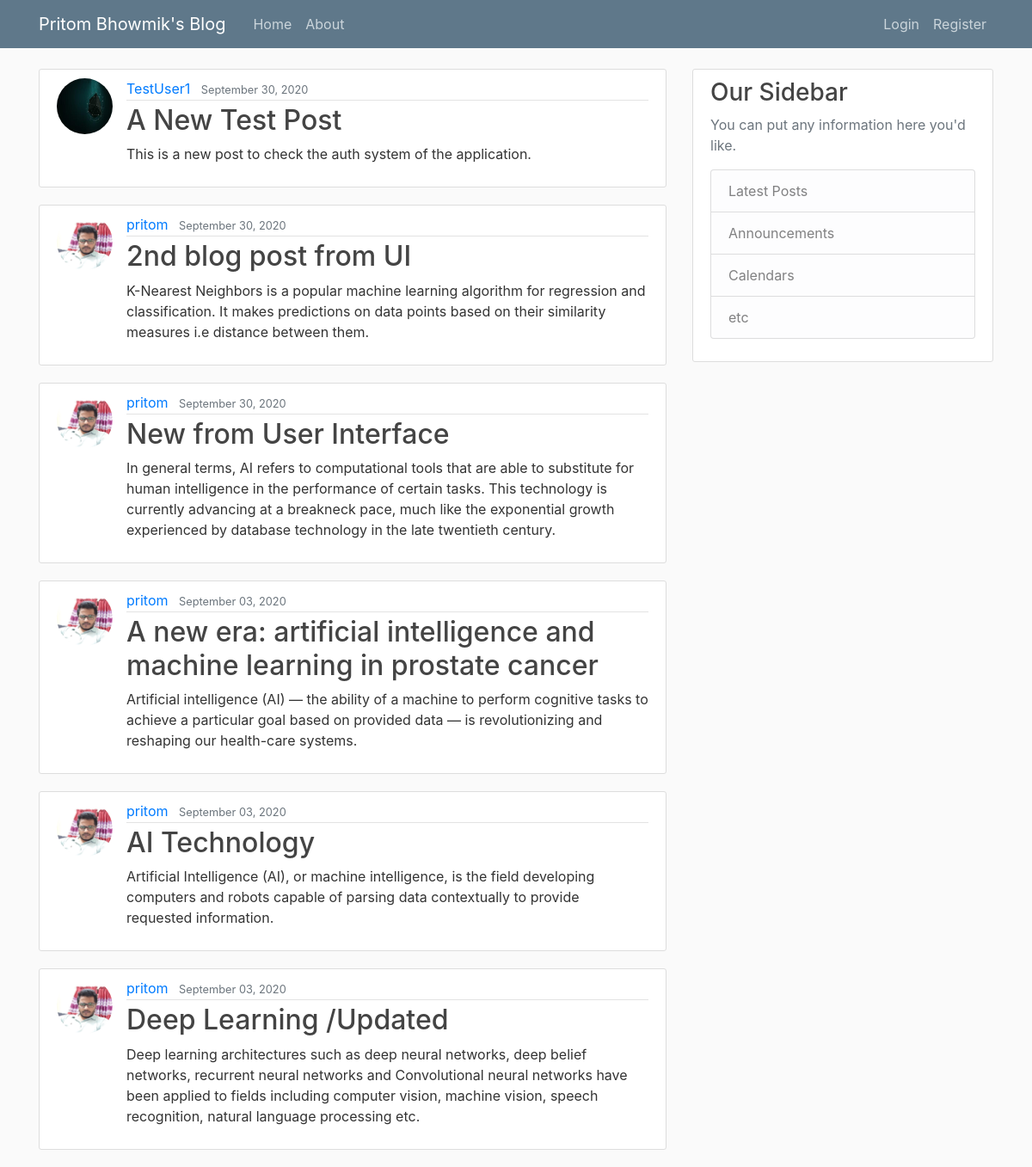
Before: / with the older database file.
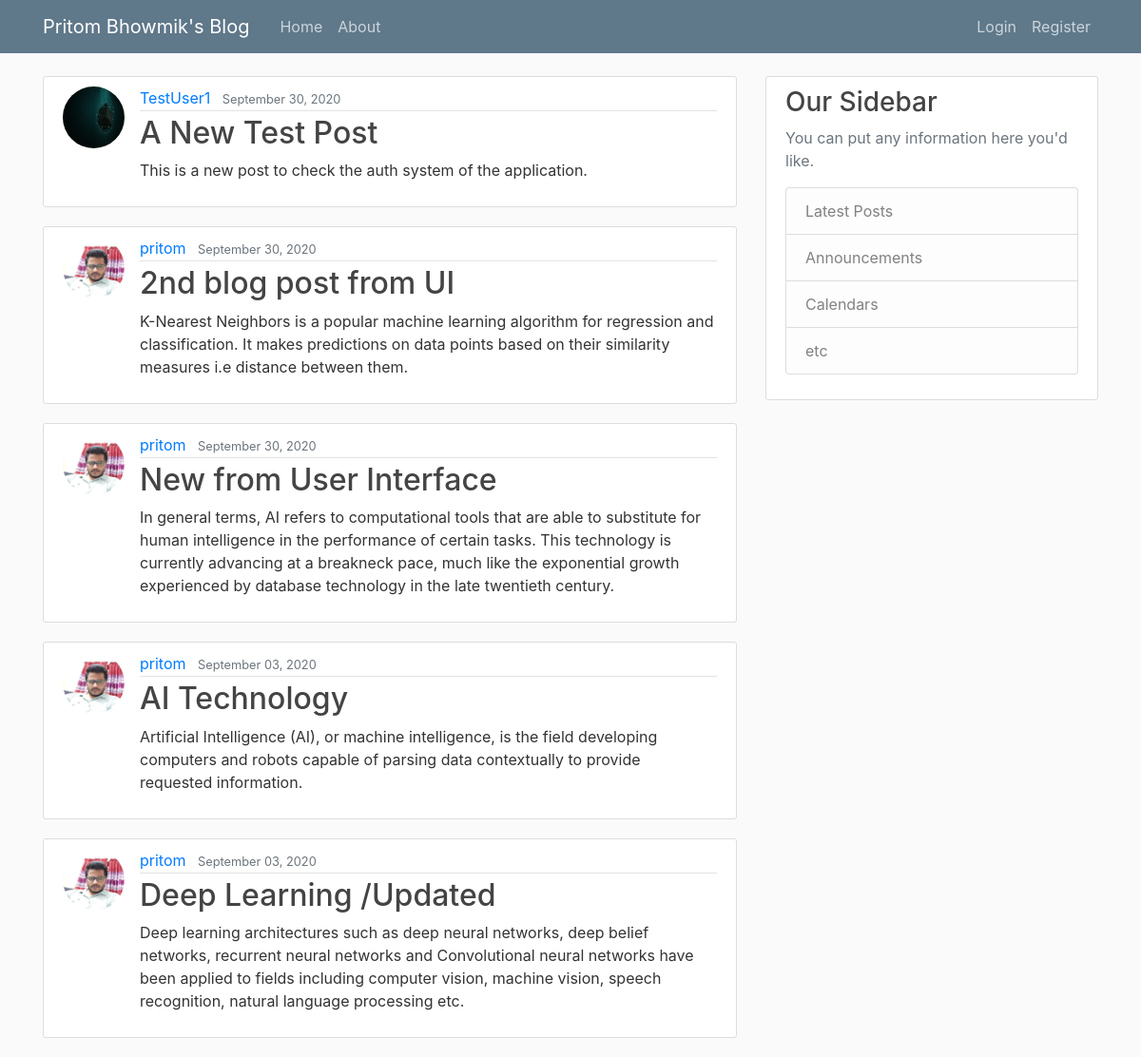
After: the same page with the newer database file.
### blog/models.py (models this page shows, shortened)
class Post(models.Model):
    title = models.CharField(max_length=100)
    content = models.TextField()
    date_posted = models.DateTimeField(default=timezone.now)
    author = models.ForeignKey(User, on_delete=models.CASCADE)

### users/models.py (models this page shows, shortened)
class Profile(models.Model):
    user = models.OneToOneField(User, on_delete=models.CASCADE)
    image = models.ImageField(default='default.jpg', upload_to='profile_pics')

### blog/views.py (the view)
# urls.py: path('', PostListView.as_view(), name='blog-home'),
class PostListView(ListView):
    model = Post
    template_name = 'blog/home.html'  # <app>/<model>_<viewtype>.html
    context_object_name = 'posts'
    ordering = ['-date_posted']

### blog/templates/blog/home.html
{% extends "blog/base.html" %} {% block content %} {% for post in posts %}
<article class="media content-section">
  <img
    class="rounded-circle article-img"
    src="{{ post.author.profile.image.url }} "
  />
  <div class="media-body">
    <div class="article-metadata">
      <a class="mr-2" href="#">{{ post.author }}</a>
      <small class="text-muted">{{ post.date_posted |date:"F d, Y" }}</small>
    </div>
    <h2>
      <a class="article-title" href="{% url 'post-detail' post.id %}">
        {{ post.title }}</a
      >
    </h2>
    <p class="article-content">{{ post.content }}</p>
  </div>
</article>
{% endfor %} {% endblock content %}

### blog/templates/blog/base.html (shortened to what this page needs)
{% load static %}
<!DOCTYPE html>
<html lang="en">
  <head>
    <link rel="stylesheet" href="https://stackpath.bootstrapcdn.com/bootstrap/4.5.2/css/bootstrap.min.css">
    <link rel="stylesheet" type="text/css" href="{% static 'blog/main.css' %}">
  </head>
  <body>
    <header class="site-header">
        <nav class="navbar navbar-expand-md navbar-dark bg-steel fixed-top">
          <div class="container">
            <a class="navbar-brand mr-4" href="{% url 'blog-home' %}">Pritom Bhowmik's Blog</a>
            <div class="collapse navbar-collapse" id="navbarToggle">
              <div class="navbar-nav mr-auto">
                <a class="nav-item nav-link" href="{% url 'blog-home' %}">Home</a>
                <a class="nav-item nav-link" href="{% url 'blog-about' %}">About</a>
              </div>
              <div class="navbar-nav">
                {% if user.is_authenticated %}
                <a class="nav-item nav-link" href="{% url 'profile' %}">Profile</a>
                <a class="nav-item nav-link" href="{% url 'logout' %}">Logout</a>
                {% else %}
                <a class="nav-item nav-link" href="{% url 'login' %}">Login</a>
                <a class="nav-item nav-link" href="{% url 'register' %}">Register</a>
                {% endif %}
              </div>
            </div>
          </div>
        </nav>
      </header>
      <main role="main" class="container">
        <div class="row">
          <div class="col-md-8">
            {% block content %}{% endblock %}
          </div>
          <div class="col-md-4">
            <div class="content-section">
              <h3>Our Sidebar</h3>
              <p class='text-muted'>You can put any information here you'd like.
                <ul class="list-group">
                  <li class="list-group-item list-group-item-light">Latest Posts</li>
                  <li class="list-group-item list-group-item-light">Announcements</li>
                  <li class="list-group-item list-group-item-light">Calendars</li>
                  <li class="list-group-item list-group-item-light">etc</li>
                </ul>
              </p>
            </div>
          </div>
        </div>
      </main>
  </body>
</html>

### blog/static/blog/main.css (style rules this page uses)
body { background: #fafafa; color: #333333; margin-top: 5rem; }
h1, h2, h3, h4, h5, h6 { color: #444444; }
ul { margin: 0; }
.bg-steel { background-color: #5f788a; }
.site-header .navbar-nav .nav-link { color: #cbd5db; }
.content-section { background: #ffffff; padding: 10px 20px; border: 1px solid #dddddd; border-radius: 3px; margin-bottom: 20px; }
.article-title { color: #444444; }
.article-content { white-space: pre-line; }
.article-img { height: 65px; width: 65px; margin-right: 16px; }
.article-metadata { padding-bottom: 1px; margin-bottom: 4px; border-bottom: 1px solid #e3e3e3; }

Changed rows visible on the page:
removed Post: author.profile.image (picture), author "pritom", date_posted "September 03, 2020", title "A new era: artificial intelligence and machine learning in prostate cancer", content "Artificial intelligence (AI) — the ability of a machine to perform cognitive tasks to achieve a particular goal based on provided data — is revolutionizing and reshaping our health-care systems."
